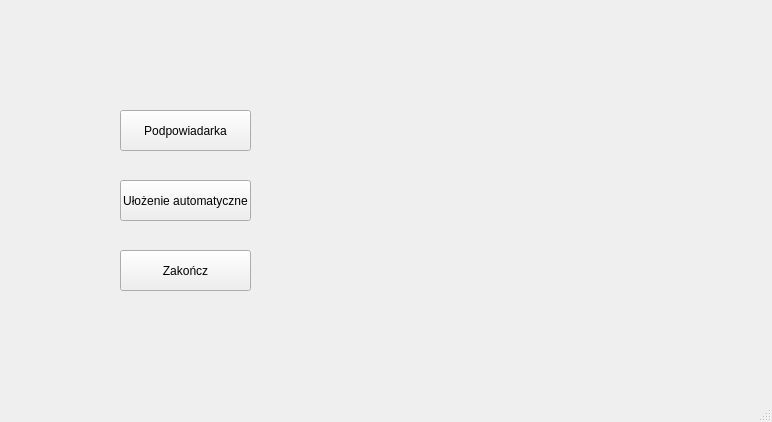
<?xml version="1.0" encoding="UTF-8"?>
<ui version="4.0">
 <class>MainWindow</class>
 <widget class="QMainWindow" name="MainWindow">
  <property name="geometry">
   <rect>
    <x>0</x>
    <y>0</y>
    <width>772</width>
    <height>422</height>
   </rect>
  </property>
  <property name="minimumSize">
   <size>
    <width>772</width>
    <height>422</height>
   </size>
  </property>
  <property name="maximumSize">
   <size>
    <width>772</width>
    <height>422</height>
   </size>
  </property>
  <property name="windowTitle">
   <string>Puzzle stacker</string>
  </property>
  <widget class="QWidget" name="centralwidget">
   <widget class="QPushButton" name="prompt_button">
    <property name="geometry">
     <rect>
      <x>120</x>
      <y>110</y>
      <width>131</width>
      <height>41</height>
     </rect>
    </property>
    <property name="text">
     <string>Podpowiadarka</string>
    </property>
   </widget>
   <widget class="QPushButton" name="solve_button">
    <property name="geometry">
     <rect>
      <x>120</x>
      <y>180</y>
      <width>131</width>
      <height>41</height>
     </rect>
    </property>
    <property name="text">
     <string>Ułożenie automatyczne</string>
    </property>
   </widget>
   <widget class="QPushButton" name="quit_button">
    <property name="geometry">
     <rect>
      <x>120</x>
      <y>250</y>
      <width>131</width>
      <height>41</height>
     </rect>
    </property>
    <property name="text">
     <string>Zakończ</string>
    </property>
   </widget>
   <widget class="QLabel" name="label">
    <property name="geometry">
     <rect>
      <x>510</x>
      <y>140</y>
      <width>111</width>
      <height>111</height>
     </rect>
    </property>
    <property name="text">
     <string>&lt;html&gt;&lt;head/&gt;&lt;body&gt;&lt;p align=&quot;center&quot;&gt;&lt;img src=&quot;:/newPrefix/logo.jpg&quot;/&gt;&lt;/p&gt;&lt;/body&gt;&lt;/html&gt;</string>
    </property>
   </widget>
  </widget>
  <widget class="QStatusBar" name="statusbar"/>
 </widget>
 <resources>
  <include location="main_image.qrc"/>
 </resources>
 <connections/>
</ui>
